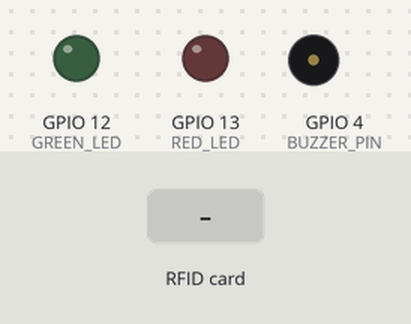
This sketch was run on a simulated ESP32. Shown: output pins drawn as LEDs (lit = HIGH), buzzer (waves = sounding, pin HIGH). Inputs (shaded band) come from the test bench. WiFi joins after 1.5 s; servers stay silent unless stated; uploads are accepted with an empty reply; what the sketch prints to the serial monitor is not drawn.

Above: at 2.7 s.
2.8 s: RFID card 5E 7A 19 C4 held to the reader
At 3.47 s:
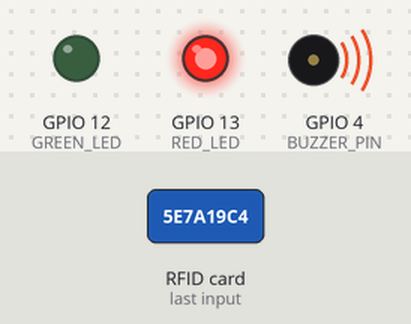
Timing chart, 0 to 6.5 s (numbered marks = the images above; inputs shaded):
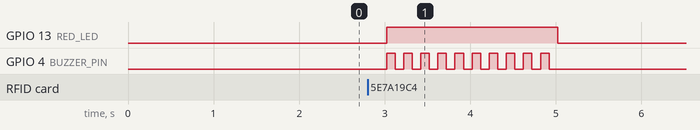

Measured:
- after the input at 2.8 s, GPIO 13 (RED_LED): LOW → HIGH after 0.22 s, → LOW 2.0 s later; GPIO 4 (BUZZER_PIN): alternates HIGH for 0.10 s and LOW for 0.10 s, 20 changes in all, then stays LOW, starting after 0.22 s

The sketch:

arduino_rfid2.ino
```cpp
#include <WiFi.h>
#include <HTTPClient.h>
#include <SPI.h>
#include <MFRC522.h>

// ---------------- RFID Pins ----------------
#define SS_PIN       5
#define RST_PIN      22

// ---------------- Output Pins ----------------
#define BUZZER_PIN   4
#define GREEN_LED    12
#define RED_LED      13

MFRC522 rfid(SS_PIN, RST_PIN);

// ---------------- WiFi Credentials ----------------
const char* ssid = "";
const char* password = "";

// ---------------- PHP API URLs ----------------
// data_upload.php  → logs access, checks authorized_cards, drives buzzer/LED
// receive_card.php → saves UID to current_uid.txt for the Card Manager page
const char* serverName    = "";
const char* managerServer = "";

void setup()
{
    Serial.begin(115200);

    SPI.begin();
    rfid.PCD_Init();

    pinMode(BUZZER_PIN, OUTPUT);
    pinMode(GREEN_LED, OUTPUT);
    pinMode(RED_LED, OUTPUT);

    digitalWrite(BUZZER_PIN, LOW);
    digitalWrite(GREEN_LED, LOW);
    digitalWrite(RED_LED, LOW);

    connectWiFi();

    Serial.println("RFID Attendance System Ready");
}

void loop()
{
    // Reconnect WiFi if disconnected
    if (WiFi.status() != WL_CONNECTED)
    {
        connectWiFi();
    }

    // Wait for RFID card
    if (!rfid.PICC_IsNewCardPresent())
    {
        return;
    }

    // Read RFID card
    if (!rfid.PICC_ReadCardSerial())
    {
        return;
    }

    String uidString = "";

    for (byte i = 0; i < rfid.uid.size; i++)
    {
        if (rfid.uid.uidByte[i] < 0x10)
        {
            uidString += "0";
        }

        uidString += String(rfid.uid.uidByte[i], HEX);

        if (i < rfid.uid.size - 1)
        {
            uidString += " ";
        }
    }

    uidString.toUpperCase();

    Serial.println("--------------------------------");
    Serial.print("Card UID: ");
    Serial.println(uidString);

    sendUIDToServer(uidString);    // → access log + LED/buzzer
    notifyManager(uidString);      // → card manager page

    rfid.PICC_HaltA();
    rfid.PCD_StopCrypto1();

    delay(1000);
}

// ==========================================
// WiFi Connection
// ==========================================
void connectWiFi()
{
    Serial.println();
    Serial.print("Connecting to WiFi");

    WiFi.begin(ssid, password);

    while (WiFi.status() != WL_CONNECTED)
    {
        delay(500);
        Serial.print(".");
    }

    Serial.println();
    Serial.println("WiFi Connected");
    Serial.print("IP Address: ");
    Serial.println(WiFi.localIP());
}

// ==========================================
// Send UID to Server
// ==========================================
void sendUIDToServer(String uid)
{
    if (WiFi.status() != WL_CONNECTED)
    {
        Serial.println("WiFi Disconnected");
        return;
    }

    HTTPClient http;

    http.begin(serverName);

    http.addHeader(
        "Content-Type",
        "application/x-www-form-urlencoded"
    );

    String postData = "uid=" + uid;

    Serial.println("Sending UID to Server...");
    Serial.println(postData);

    int httpResponseCode = http.POST(postData);

    if (httpResponseCode > 0)
    {
        String response = http.getString();

        response.trim();

        Serial.print("Server Response: ");
        Serial.println(response);

        if (response == "ACCESS_GRANTED")
        {
            accessGranted();
        }
        else
        {
            accessDenied();
        }
    }
    else
    {
        Serial.print("HTTP Error: ");
        Serial.println(httpResponseCode);

        accessDenied();
    }

    http.end();
}

// ==========================================
// Access Granted
// ==========================================
void accessGranted()
{
    Serial.println("ACCESS GRANTED");

    digitalWrite(GREEN_LED, HIGH);
    digitalWrite(BUZZER_PIN, HIGH);

    delay(500);

    digitalWrite(BUZZER_PIN, LOW);
    digitalWrite(GREEN_LED, LOW);
}

// ==========================================
// Access Denied
// ==========================================
void accessDenied()
{
    Serial.println("ACCESS DENIED");

    digitalWrite(RED_LED, HIGH);

    for (int i = 0; i < 10; i++)
    {
        digitalWrite(BUZZER_PIN, HIGH);
        delay(100);

        digitalWrite(BUZZER_PIN, LOW);
        delay(100);
    }

    digitalWrite(RED_LED, LOW);
}

// ==========================================
// Notify Card Manager Page (receive_card.php)
// Sends UID via GET so manage_cards.php can
// display it for registration.
// ==========================================
void notifyManager(String uid)
{
    if (WiFi.status() != WL_CONNECTED)
    {
        return;
    }

    HTTPClient http;

    // URL-encode spaces in UID (spaces become %20)
    String encodedUID = uid;
    encodedUID.replace(" ", "%20");

    String url = String(managerServer) + "?uid=" + encodedUID;

    http.begin(url);

    int httpResponseCode = http.GET();

    if (httpResponseCode > 0)
    {
        Serial.print("Manager notified: ");
        Serial.println(http.getString());
    }
    else
    {
        Serial.print("Manager notify error: ");
        Serial.println(httpResponseCode);
    }

    http.end();
}
```
